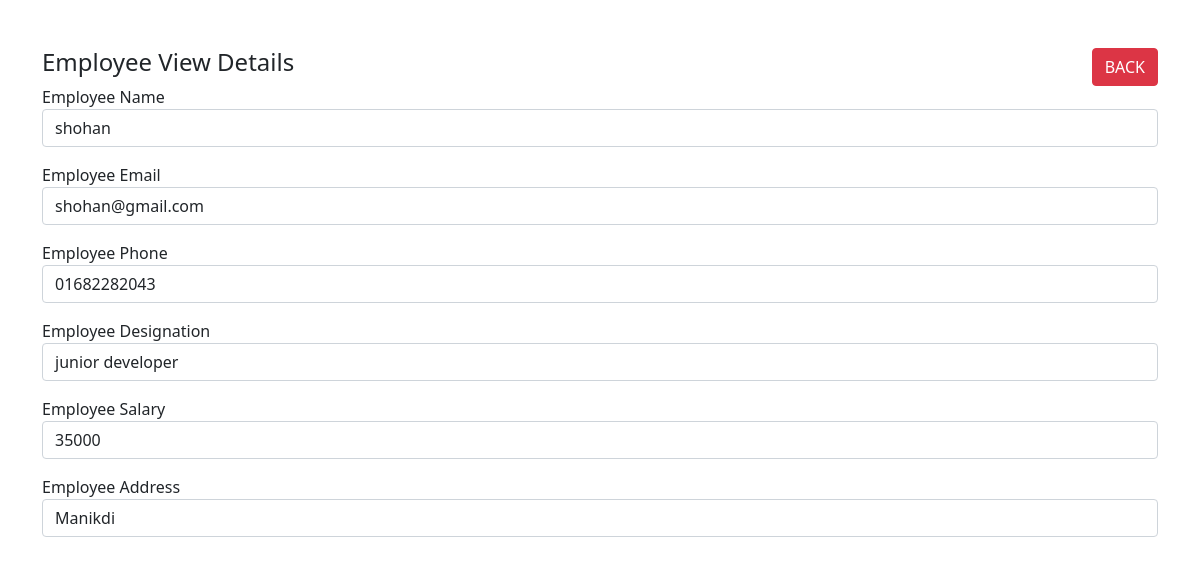
Page /view.php?id=1 on the committed database.
### tables this page shows
CREATE TABLE `employee` (
  `id` int(20) NOT NULL,
  `name` varchar(50) NOT NULL,
  `email` varchar(50) NOT NULL,
  `phone` varchar(50) NOT NULL,
  `designation` varchar(50) NOT NULL,
  `salary` varchar(20) NOT NULL,
  `address` varchar(50) NOT NULL
);

### View.php (the view, shortened to what this page needs)
<?php
require 'dbcon.php';
?>
<!doctype html>
<html lang="en">
  <head>
    <link href="https://cdn.jsdelivr.net/npm/bootstrap@5.1.3/dist/css/bootstrap.min.css" rel="stylesheet">
</head>
<body>
    <div class="container mt-5">
        <div class="row">
            <div class="col-md-12">
                <div class="curd">
                    <div class="curd-header">
                        <h4>Employee View Details
                            <a href="index.php" class="btn btn-danger float-end">BACK</a>
                        </h4>
                    </div>
                    <div class="curd-body">
                        <?php
                        if(isset($_GET['id']))
                        {
                            $employee_id = mysqli_real_escape_string($con, $_GET['id']);
                            $query = "SELECT * FROM employee WHERE id='$employee_id' ";
                            $query_run = mysqli_query($con, $query);
                            if(mysqli_num_rows($query_run) > 0)
                            {
                                $employee = mysqli_fetch_array($query_run);
                                ?>
                                    <div class="mb-3">
                                        <label>Employee Name</label>
                                        <p class="form-control">
                                            <?=$employee['name'];?>
                                        </p>
                                    </div>
                                    <div class="mb-3">
                                        <label>Employee Email</label>
                                        <p class="form-control">
                                            <?=$employee['email'];?>
                                        </p>
                                    </div>
                                    <div class="mb-3">
                                        <label>Employee Phone</label>
                                        <p class="form-control">
                                            <?=$employee['phone'];?>
                                        </p>
                                    </div>
                                    <div class="mb-3">
                                        <label>Employee Designation</label>
                                        <p class="form-control">
                                            <?=$employee['designation'];?>
                                        </p>
                                    </div>
                                    <div class="mb-3">
                                        <label>Employee Salary</label>
                                        <p class="form-control">
                                            <?=$employee['salary'];?>
                                        </p>
                                    </div>
                                    <div class="mb-3">
                                        <label>Employee Address </label>
                                        <p class="form-control">
                                            <?=$employee['address'];?>
                                        </p>
                                    </div>
                                <?php
                            }
                            else
                            {
                                echo "<h4>No Such Id Found</h4>";
                            }
                        }
                        ?>
                    </div>
                </div>
            </div>
        </div>
    </div>
</body>
</html>

### rows in the picture
employee: name "shohan", email "shohan@gmail.com", phone "01682282043", designation "junior developer", salary "35000", address "Manikdi"
